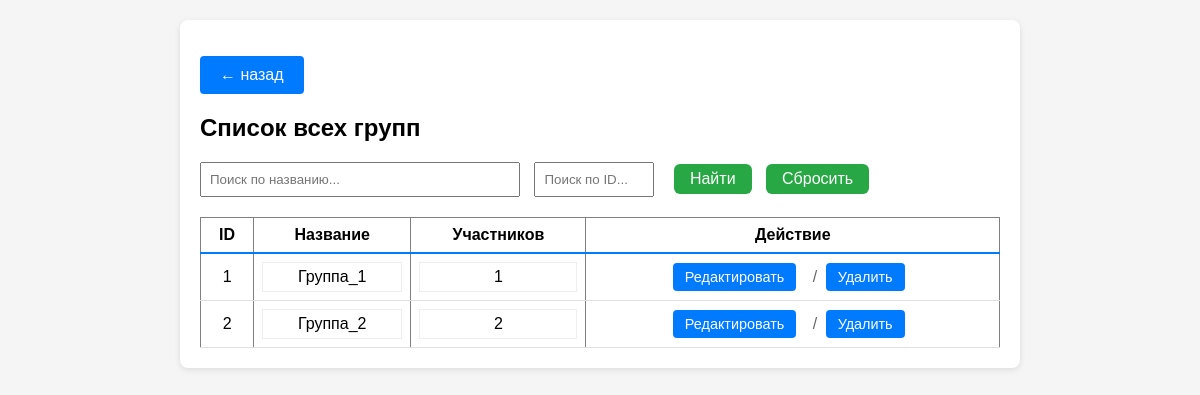
The app's page /dashboard/testing_management/group_list (signed in), older data.
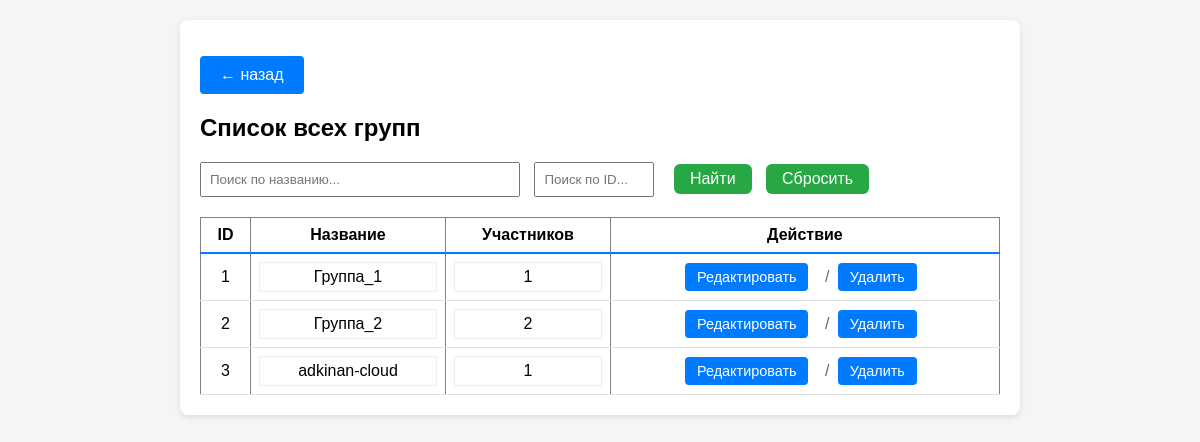
The same page, newer data.
### app.py (models this page shows, shortened)
class Group(db.Model):
    __tablename__ = 'Groups'
    id = db.Column(db.Integer, primary_key=True)
    groupname = db.Column(db.String(64), unique=True, nullable=False)
    users = db.Column(db.JSON, nullable=False)

### app.py (the view)
@app.route('/dashboard/testing_management/group_list')
def group_list():
    if not check_privileges():
        return redirect(url_for('ErAuth'))
    groups = Group.query.order_by(Group.id).all()
    return render_template(mgn + 'group_list.html', groups=groups)

### app.py (called while the page is built)
@login_manager.user_loader
def load_user(user_id):
    return User.query.get(int(user_id))

def check_privileges():
    curent_user = User.query.filter(
        User.username.ilike(
            session.get('curent_user')
        )
    ).first()
    print("DEBUD: curent user is",curent_user)
    print("DEBUG: curent user privileges -",curent_user.is_admin)
    if not curent_user or not curent_user.is_admin:
        return False
    else:
        return True

    def __repr__(self):
        return f'<User {self.username}>'

    @property
    def is_admin(self):
        return self.privileges

### templates/templateM/group_list.html (shortened to what this page needs)
{% extends 'base.html' %}
{% block content %}
<p><a href="{{ url_for('testing_management') }}" class="btn">← назад</a></p>
<h2>Список всех групп</h2>
<div style="margin: 20px 0;">
  <input type="text" id="searchName" placeholder="Поиск по названию..."
         style="padding: 8px; width: 300px;">
  <input type="text" id="searchID" placeholder="Поиск по ID..."
         style="padding: 8px; width: 100px; margin-left: 10px;">
  <button type="button" onclick="searchTable()" style="padding: 6px 16px; margin-left: 15px;">
    Найти
  </button>
  <button type="button" onclick="clearSearch()" style="padding: 6px 16px; margin-left: 10px;">
    Сбросить
  </button>
</div>
<table border="1" cellpadding="5" id="groupTable">
  <tr>
    <th>ID</th><th>Название</th><th>Участников</th><th>Действие</th>
  </tr>
  {% for g in groups %}
  <tr class="group_row">
    <td>{{ g.id }}</td>
    <td>
      <div style="max-height: 150px; overflow-y: auto; border: 1px solid #eee; padding: 5px;">
        {{ g.groupname }}
      </div>
    </td>
    <td>
        <div style="max-height: 150px; overflow-y: auto; border: 1px solid #eee; padding: 5px;">
            {{ g.users|length }}
        </div>
    </td>
    <td>
      <div class="actions">
          <a href="{{ url_for('group_edit', group_id=g.id) }}"
             class="btn btn-action">Редактировать</a>
          <span class="action-divider">/</span>
          <form action="{{ url_for('group_delete', group_id=g.id) }}"
                method="post" style="display:inline;">
              <button type="submit"
                      onclick="return confirm('Удалить?')"
                      class="btn btn-action">Удалить</button>
          </form>
      </div>
    </td>
  </tr>
  {% endfor %}
</table>
{% endblock %}
{% set show_footer = False %}

Row changes from the older to the newer data that the page shows:
added Group: id "3", groupname "adkinan-cloud", users|length "1"
